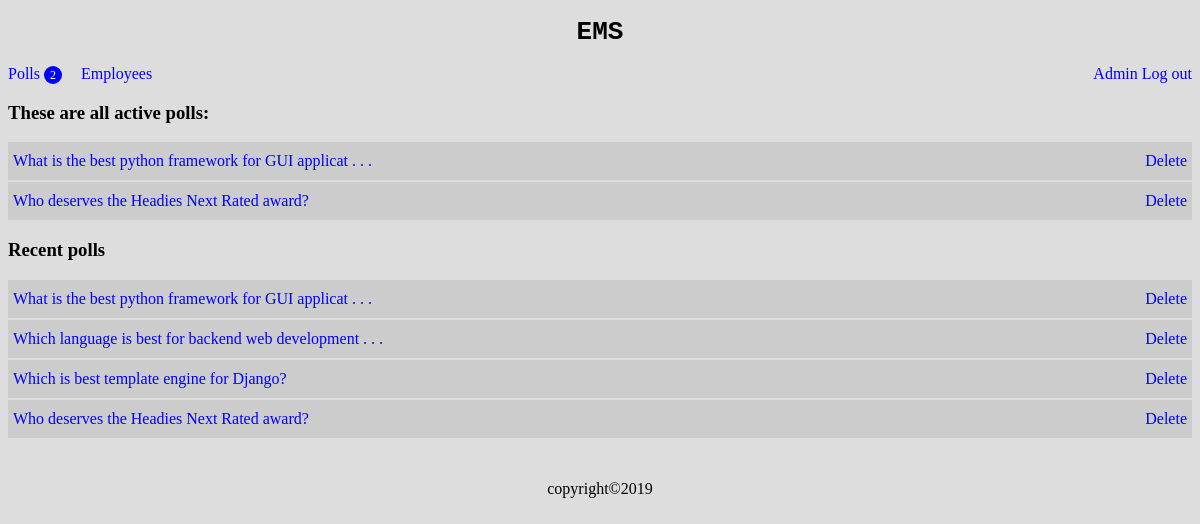
The app's page / (signed in) with its own data.
### polls/models.py (models this page shows, shortened)
class Question(models.Model):
	title = models.TextField()
	status = models.CharField(default="active", choices=STATUS_CHOICE, max_length=8)
	created_by = models.ForeignKey(User, on_delete=models.CASCADE)
	start_date = models.DateField(blank=True, null=True)
	end_date = models.DateField(blank=True, null=True)
	created_at = models.DateTimeField(auto_now_add=True)
	updated_at = models.DateTimeField(auto_now=True)
	def __str__(self):
		if len(self.title) > 50:
			return self.title[:50] + " . . ."
		else: return self.title
	@property
	def choices(self):
		return self.choice_set.all()

### polls/views.py (the view)
# urls.py: path('', views.index, name='home'),
@login_required
def index(request):
	questions = Question.objects.filter(status="active").order_by("-created_at")
	recent = Question.objects.all().order_by("-created_at")
	if len(recent) > 10:
		recent = recent[0:10]
	context = {'questions' : questions, 'recent':recent}
	return render(request, 'polls/index.html', context)

### ems/context_processors.py (called while the page is built)
def poll_count(request):
	active_q = Question.objects.filter(status="active").count()
	return {'active_q':active_q}

### ems/templates/polls/index.html (shortened to what this page needs)
{% extends 'base.html' %}
{% load filterlib %}
{% block content %}
	{% if questions %}
		<h3>These are all active polls:</h3>
			{% for question in questions %}
				<p class="list-tab list-tab-change">
					<a href="{{question.id}}/details/" class="question-link">{{question}}</a>
					{% if user.role == "Admin" or user.role == "HR" %}
					<span>
						<a class="question-link lil-left-padding" href="{% url 'delete_poll' pk=question.id %}">Delete</a>
					</span>
				{% endif %}
				</p>
			{% endfor %}
	{% else %}
		<h3>There is no question available.</h3>
	{% endif %}
	{% if recent %}
		<h3>Recent polls</h3>
			{% for question in recent %}
				<p class="list-tab list-tab-change">
					<a href="{{question.id}}/details/" class="question-link">{{question}}</a>
					{% if user.role == "Admin" or user.role == "HR" %}
					<span>
						<a class="question-link lil-left-padding" href="{% url 'delete_poll' pk=question.id %}">Delete</a>
					</span>
				{% endif %}
				</p>
			{% endfor %}
	{% endif %}
	{% endblock content %}

### ems/templates/base.html (shortened to what this page needs)
{% load static %}
<!DOCTYPE html>
<html>
	<head>
		<link rel="stylesheet" href="{% static 'styles/custom.css' %}">
	</head>
	<body>
		<header>
			<h1>EMS</h1>
		</header>
		{% if user.is_authenticated %}
		<nav class="flexy">
		<span>
			<a href="{% url 'home' %}" style="margin:0px 15px 0px 0px;">Polls <span class="badge">{{ active_q }}</span></a>
			<a href="{% url 'employee_list' %}">Employees</a>
			</span>
			<span>
				<a href="{% url 'employee_details' id=user.id %}">{{user.username}}</a>
				<a href="{% url 'logout' %}">Log out</a>
			</span>
		</nav>
		{% endif %}
		<main>
			{% block content %}
			{% endblock content %}
		</main>
		<footer>
			<div>
				copyright&copy2019
			</div>
		</footer>
	</body>
</html>

### ems/static/styles/custom.css (style rules this page uses)
body { font-family: cursive; background: #ddd; }
footer { text-align: center; padding-top: 40px; }
header > h1 { text-align: center; font-family: monospace; }
a { text-decoration: none; color: blue; }
.lil-left-padding { padding-left: 10px; }
.flexy { display: flex; justify-content: space-between; }
.list-tab { margin: 2px 0px; display: flex; justify-content: space-between; padding: 10px 5px; background: #ccc; }
.badge { font-size: 12px; color: #fff; margin: 0px; background: blue; padding: 2px 6px; height: 8px !important; width: 8px !important; border-radius: 14px; }

### records on screen
Question: title "What is the best python framework for GUI applicat . . ."
Question: title "Who deserves the Headies Next Rated award?"
Question: title "Which language is best for backend web development . . ."
Question: title "Which is best template engine for Django?"

### other values on screen
{{ active_q }} "2"
{{ user.username }} "Admin"
